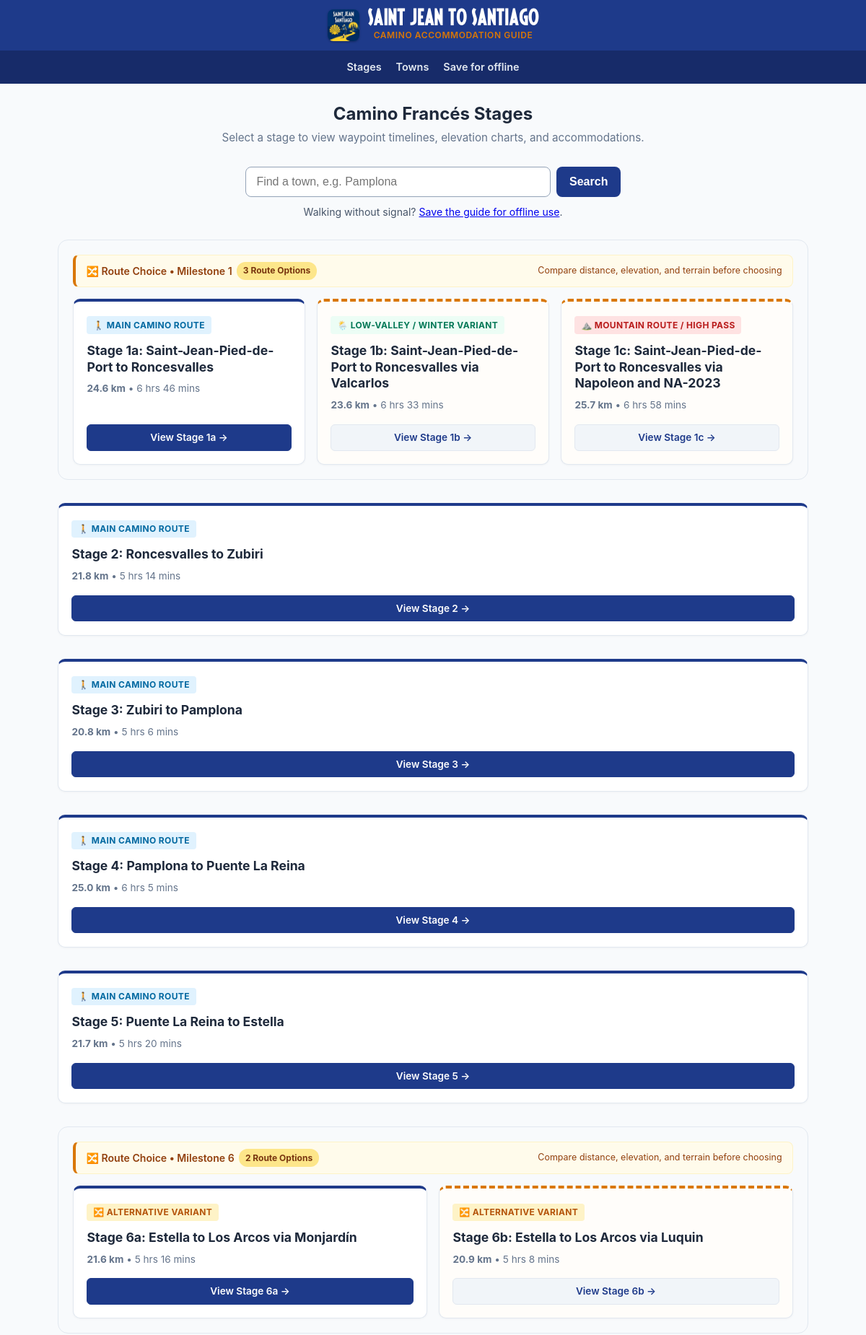
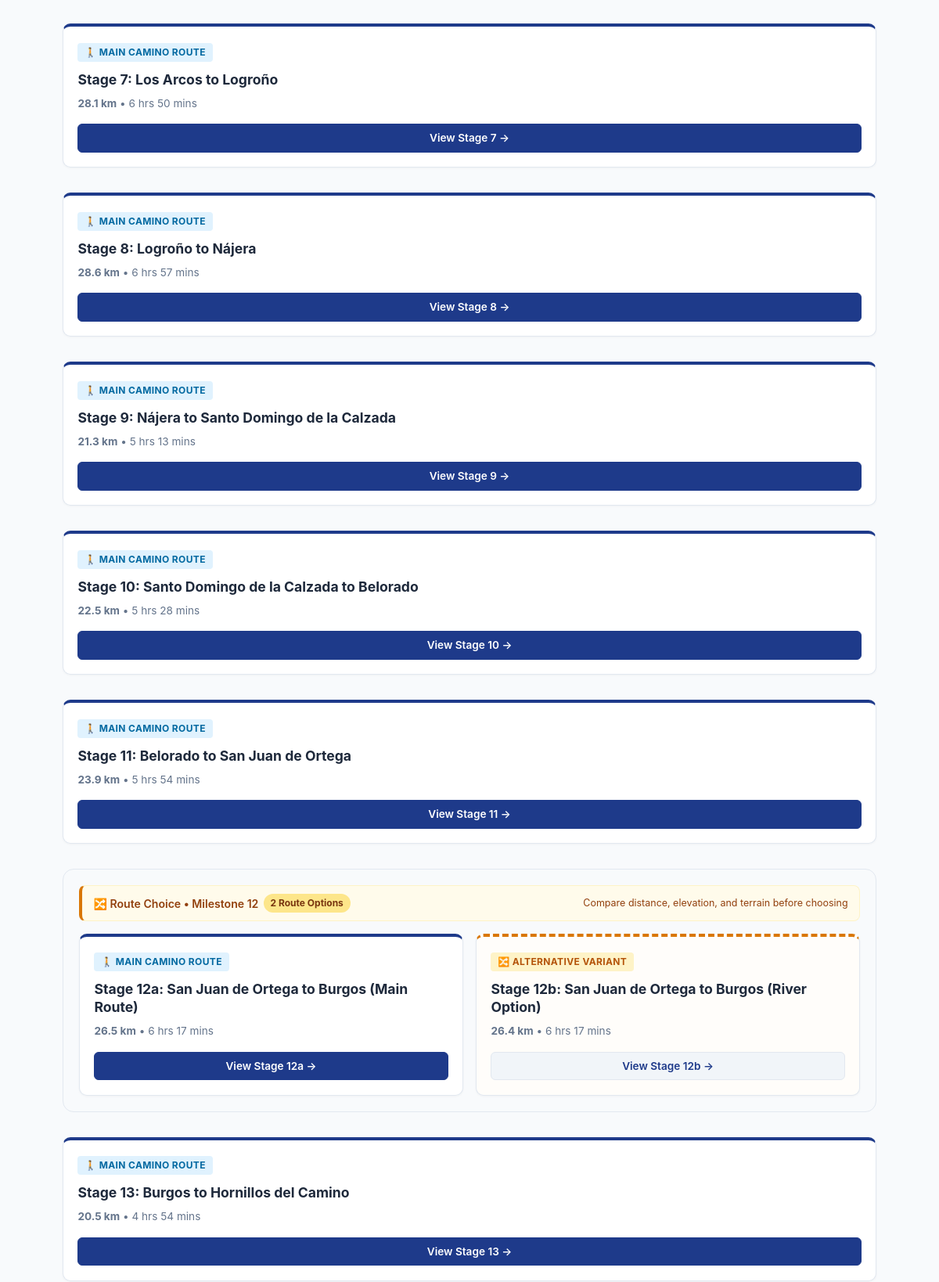
The page / (upper part) on the database its author committed (2 pictures, top to bottom).
### camino/models.py (models this page shows)
class Stage(models.Model):
    id = models.IntegerField(db_column='ID', primary_key=True)
    stage_name = models.CharField(db_column='stageName', max_length=255)
    stage_display_reference = models.CharField(db_column='stageDisplayReference', max_length=20, null=True, blank=True)
    distance_meters = models.IntegerField(db_column='stageDistanceInMetres', null=True)
    time_minutes = models.IntegerField(db_column='stageTimeInMinutes', null=True)
    elevation_chart_url = models.CharField(db_column='stageElevationChartURL', max_length=255, null=True)
    map_url_1024 = models.CharField(db_column='stageMap1024URL', max_length=255, null=True)
    map_url_1920 = models.CharField(db_column='stageMap1920URL', max_length=255, null=True)
    stage_map_url = models.CharField(db_column='stageMapURL', max_length=255, null=True)
    prior_stage = models.IntegerField(db_column='priorStage', null=True)
    alt_prior_stage = models.IntegerField(db_column='altPriorStage', null=True)
    next_stage = models.IntegerField(db_column='nextStage', null=True)
    alt_next_stage = models.IntegerField(db_column='altNextStage', null=True)
    class Meta:
        managed = False
        db_table = 'stages'
    @property
    def distance_km(self):
        return round(self.distance_meters / 1000, 1) if self.distance_meters else 0
    @property
    def display_ref(self):
        return self.stage_display_reference if self.stage_display_reference else str(self.id)

### camino/views.py (the view)
# urls.py: path('', views.stage_list, name='stage_list'),
def stage_list(request):
    stage_groups = get_stage_groups()
    context = {
        'stage_groups': stage_groups,
        'town_index': town_index_payload(towns_with_counts()),
        'seo': seo.home_seo(seo.site_origin(request)),
    }
    return render(request, 'camino/stage_list.html', context)

### camino/context_processors.py (called while the page is built)
def global_context(request):
    origin = site_origin(request)
    return {
        'APP_VERSION': getattr(settings, 'APP_VERSION', '1.0.0'),
        'SITE_NAME': 'Saint Jean to Santiago',
        'SITE_ORIGIN': origin,
        'CANONICAL_URL': origin + request.path,
        'OG_DEFAULT_IMAGE': origin + static('camino/img/og-default.jpg'),
        'DEFAULT_TITLE': DEFAULT_TITLE,
        'DEFAULT_DESCRIPTION': DEFAULT_DESCRIPTION,
        'LEAFLET_CSS_URL': settings.LEAFLET_CSS_URL,
        'LEAFLET_JS_URL': settings.LEAFLET_JS_URL,
    }

### camino/seo.py (called while the page is built)
def site_origin(request):
    from django.conf import settings
    return settings.SITE_URL or f'{request.scheme}://{request.get_host()}'

def compose_title(main):
    main = (main or DEFAULT_TITLE).strip()
    if len(main) + len(TITLE_SUFFIX) <= MAX_TITLE:
        return main + TITLE_SUFFIX
    return main

def clip(text, limit=MAX_DESCRIPTION):
    text = re.sub(r'\s+', ' ', text or '').strip()
    if len(text) <= limit:
        return text
    cut = text[:limit - 1].rsplit(' ', 1)[0].rstrip(' ,;:.-')
    return cut + '…'

def normalise(text):
    decomposed = unicodedata.normalize('NFD', text or '')
    stripped = ''.join(ch for ch in decomposed if unicodedata.category(ch) != 'Mn')
    return re.sub(r'\s+', ' ', stripped.lower()).strip()

def json_ld(data):
    text = json.dumps(data, ensure_ascii=False, separators=(',', ':'))
    return text.replace('<', '\\u003c').replace('>', '\\u003e').replace('&', '\\u0026')

def home_seo(origin):
    return {
        'title': compose_title('Camino Francés stages and places to stay'),
        'description': clip(DEFAULT_DESCRIPTION),
        'jsonld': json_ld({
            '@context': 'https://schema.org',
            '@type': 'WebSite',
            'name': SITE_NAME,
            'url': origin + '/',
            'potentialAction': {
                '@type': 'SearchAction',
                'target': origin + '/search/?q={search_term_string}',
                'query-input': 'required name=search_term_string',
            },
        }),
    }

### camino/views.py (called while the page is built)
def towns_with_counts():
    towns = list(
        Location.objects.annotate(
            n_albergues=Count('albergues', distinct=True),
            n_private=Count('private_accomm', distinct=True),
        ).order_by('location_name')
    )
    for town in towns:
        town.stays = (town.n_albergues or 0) + (town.n_private or 0)
    return towns

### camino/templates/camino/stage_list.html (shortened to what this page needs)
{% extends 'camino/base.html' %}
{% load static %}
{% load camino_tags %}
{% block content %}
<div style="margin-bottom: 1.75rem; text-align: center;">
  <h2 style="margin-bottom: 0.25rem;">Camino Francés Stages</h2>
  <p style="color: #64748b; font-size: 0.95rem; margin-top: 0;">
    Select a stage to view waypoint timelines, elevation charts, and accommodations.
  </p>
</div>
<div class="town-search">
  <form id="town-search-form" action="{% url 'search' %}" method="get" role="search" autocomplete="off">
    <input type="search" id="town-search-input" name="q" placeholder="Find a town, e.g. Pamplona" maxlength="80"
           role="combobox" aria-expanded="false" aria-controls="town-suggestions" aria-autocomplete="list">
    <button type="submit">Search</button>
  </form>
  <p class="pack-note" style="text-align:center; margin: 0.6rem 0 0;">
    Walking without signal? <a href="{% url 'offline_pack' %}">Save the guide for offline use</a>.
  </p>
</div>
<div class="stage-list-container">
  {% for group in stage_groups %}
    <div class="route-section-group {% if group.has_alternate %}has-fork{% endif %}">
      {% if group.has_alternate %}
        <div class="fork-banner">
          <div class="fork-banner-text">
            <span>🔀 Route Choice &bull; Milestone {{ group.section_index }}</span>
            <span class="fork-count-pill">{{ group.variant_count }} Route Options</span>
          </div>
          <span style="font-size: 0.78rem; color: #92400e;">Compare distance, elevation, and terrain before choosing</span>
        </div>
      {% endif %}
      <div class="variants-grid">
        {% for stage in group.all_variants %}
          <div class="variant-card {% if forloop.first %}is-primary{% else %}is-alt{% endif %}">
            <div>
              <span class="variant-tag {{ stage.variant_meta.badge_class }}">
                {{ stage.variant_meta.icon }} {{ stage.variant_meta.label }}
              </span>
              <h3 class="variant-card-title">
                Stage {{ stage.display_ref }}: {{ stage.stage_name }}
              </h3>
              <div class="variant-metrics">
                <strong>{{ stage.distance_km }} km</strong>
                {% if stage.time_minutes %}
                  &bull; {{ stage.time_minutes|format_duration }}
                {% endif %}
              </div>
            </div>
            <a href="{% url 'stage_detail' stage.id %}" class="btn-open-stage">
              View Stage {{ stage.display_ref }} &rarr;
            </a>
          </div>
        {% endfor %}
      </div>
    </div>
  {% endfor %}
</div>
{% endblock %}

### camino/templates/camino/base.html (shortened to what this page needs)
{% load static %}
<!doctype html>
<html lang="en">
  <head>
<link rel="stylesheet" href="{{ LEAFLET_CSS_URL }}" />
  </head>
  <body>
  <header>
    <a href="{% url 'stage_list' %}" class="brand-container">
      <img src="{% static 'camino/img/icon-192.png' %}" alt="" width="44" height="44" class="brand-icon">
      <div class="brand-text">
        <span class="brand-title">Saint Jean to Santiago</span>
        <span class="brand-subtitle">Camino Accommodation Guide</span>
      </div>
    </a>
  </header>
  <nav class="site-nav" aria-label="Main">
    <a href="{% url 'stage_list' %}">Stages</a>
    <a href="{% url 'towns' %}">Towns</a>
    <a href="{% url 'offline_pack' %}">Save for offline</a>
  </nav>
  <main>
    {% block content %}{% endblock %}
  </main>
</body>
</html>

### rows shown on the page
Stage: section_index "1", variant_count "3", variant_meta.icon "🚶", variant_meta.label "MAIN CAMINO ROUTE", display_ref "1a", stage_name "Saint-Jean-Pied-de-Port to Roncesvalles", distance_km "24.6", time_minutes "6 hrs 46 mins"
Stage: variant_meta.icon "🌦️", variant_meta.label "LOW-VALLEY / WINTER VARIANT", display_ref "1b", stage_name "Saint-Jean-Pied-de-Port to Roncesvalles via Valcarlos", distance_km "23.6", time_minutes "6 hrs 33 mins"
Stage: variant_meta.icon "🚶", variant_meta.label "MAIN CAMINO ROUTE", display_ref "2", stage_name "Roncesvalles to Zubiri", distance_km "21.8", time_minutes "5 hrs 14 mins"
Stage: variant_meta.icon "🚶", variant_meta.label "MAIN CAMINO ROUTE", display_ref "3", stage_name "Zubiri to Pamplona", distance_km "20.8", time_minutes "5 hrs 6 mins"
Stage: variant_meta.icon "🚶", variant_meta.label "MAIN CAMINO ROUTE", display_ref "4", stage_name "Pamplona to Puente La Reina", distance_km "25.0", time_minutes "6 hrs 5 mins"
Stage: variant_meta.icon "🚶", variant_meta.label "MAIN CAMINO ROUTE", display_ref "5", stage_name "Puente La Reina to Estella", distance_km "21.7", time_minutes "5 hrs 20 mins"
Stage: section_index "6", variant_count "2", variant_meta.icon "🔀", variant_meta.label "ALTERNATIVE VARIANT", display_ref "6a", stage_name "Estella to Los Arcos via Monjardín", distance_km "21.6", time_minutes "5 hrs 16 mins"
Stage: variant_meta.icon "🚶", variant_meta.label "MAIN CAMINO ROUTE", display_ref "7", stage_name "Los Arcos to Logroño", distance_km "28.1", time_minutes "6 hrs 50 mins"
Stage: variant_meta.icon "🚶", variant_meta.label "MAIN CAMINO ROUTE", display_ref "8", stage_name "Logroño to Nájera", distance_km "28.6", time_minutes "6 hrs 57 mins"
Stage: variant_meta.icon "🚶", variant_meta.label "MAIN CAMINO ROUTE", display_ref "9", stage_name "Nájera to Santo Domingo de la Calzada", distance_km "21.3", time_minutes "5 hrs 13 mins"
Stage: variant_meta.icon "🚶", variant_meta.label "MAIN CAMINO ROUTE", display_ref "10", stage_name "Santo Domingo de la Calzada to Belorado", distance_km "22.5", time_minutes "5 hrs 28 mins"
Stage: variant_meta.icon "🚶", variant_meta.label "MAIN CAMINO ROUTE", display_ref "11", stage_name "Belorado to San Juan de Ortega", distance_km "23.9", time_minutes "5 hrs 54 mins"
Stage: section_index "12", variant_count "2", variant_meta.icon "🚶", variant_meta.label "MAIN CAMINO ROUTE", display_ref "12a", stage_name "San Juan de Ortega to Burgos (Main Route)", distance_km "26.5", time_minutes "6 hrs 17 mins"
Stage: variant_meta.icon "🔀", variant_meta.label "ALTERNATIVE VARIANT", display_ref "12b", stage_name "San Juan de Ortega to Burgos (River Option)", distance_km "26.4", time_minutes "6 hrs 17 mins"
Stage: variant_meta.icon "🚶", variant_meta.label "MAIN CAMINO ROUTE", display_ref "13", stage_name "Burgos to Hornillos del Camino", distance_km "20.5", time_minutes "4 hrs 54 mins"
